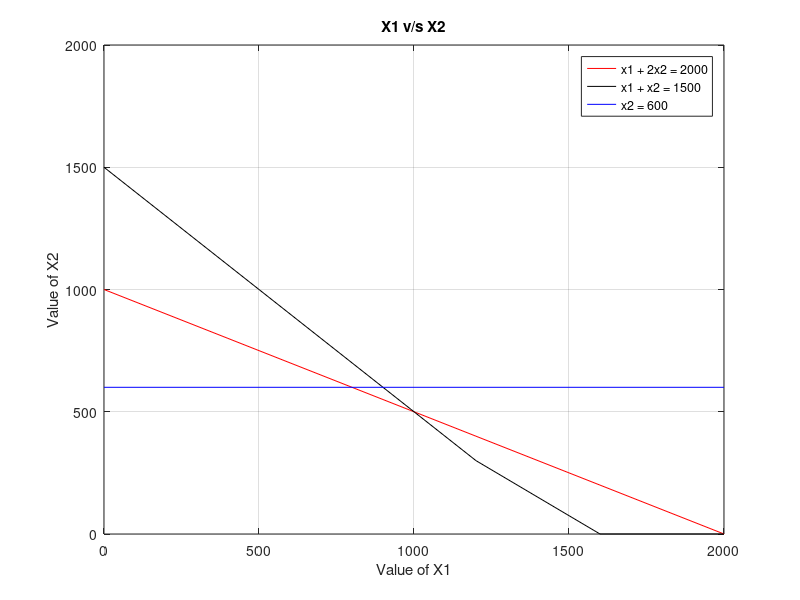

Reproduce this figure in MATLAB.
clc;
clear;

% Phase 1 : Input Parameter
C = [3 5];
A = [1 2; 1 1; 0 1];
B = [2000; 1500; 600];

% Phase 2 : Plotting a Graph
Y1 = 0:400:max(B); % Y1 = [ 0         400         800        1200        1600        2000 ]
X21 = (B(1) - A(1,1)*Y1)/A(1,2);
X22 = (B(2) - A(2,1)*Y1)/A(2,2);
X23 = (B(3) - A(3,1)*Y1)/A(3,2);

X21 = max(0,X21);
X22 = max(0,X22);
X23 = max(0,X23);

plot(Y1,X21,'r',Y1,X22,'k',Y1,X23,'b');
xlabel('Value of X1');
ylabel('Value of X2');
title('X1 v/s X2');
legend('x1 + 2x2 = 2000','x1 + x2 = 1500','x2 = 600');
grid on;

% Phase 3 : Find Corners Points with axis.
CX1 = find(Y1==0); % 1
C1 = find(X21==0); % 6
LINE1 = [Y1(:,[C1 CX1]); X21(:,[C1 CX1])]'; % 2 POINTS 1 LINE

C2 = find(X22==0); % 5 6
LINE2 = [Y1(:,[C2 CX1]); X22(:,[C2 CX1])]';% 3 POINTS 2 LINE

C3 = find(X23==0); % NOT FOUND
LINE3 = [Y1(:,[C3 CX1]); X23(:,[C3 CX1])]'; % 1 POINT 1 LINE
CORPT = unique([LINE1;LINE2;LINE3],'rows');

% Phase 4 : Find point of Intersection
HG = [0 ; 0 ];
for i=1:size(A,1)
    HG1 = A(i,:);
    B1 = B(i,:);
    for j=i+1:size(A,1)
        HG2 = A(j,:);
        B2 = B(j,:);
        AA = [HG1;HG2];
        BB = [B1;B2];
        XX = AA\BB;
        HG = [HG XX];
    end
end
PT = HG';
